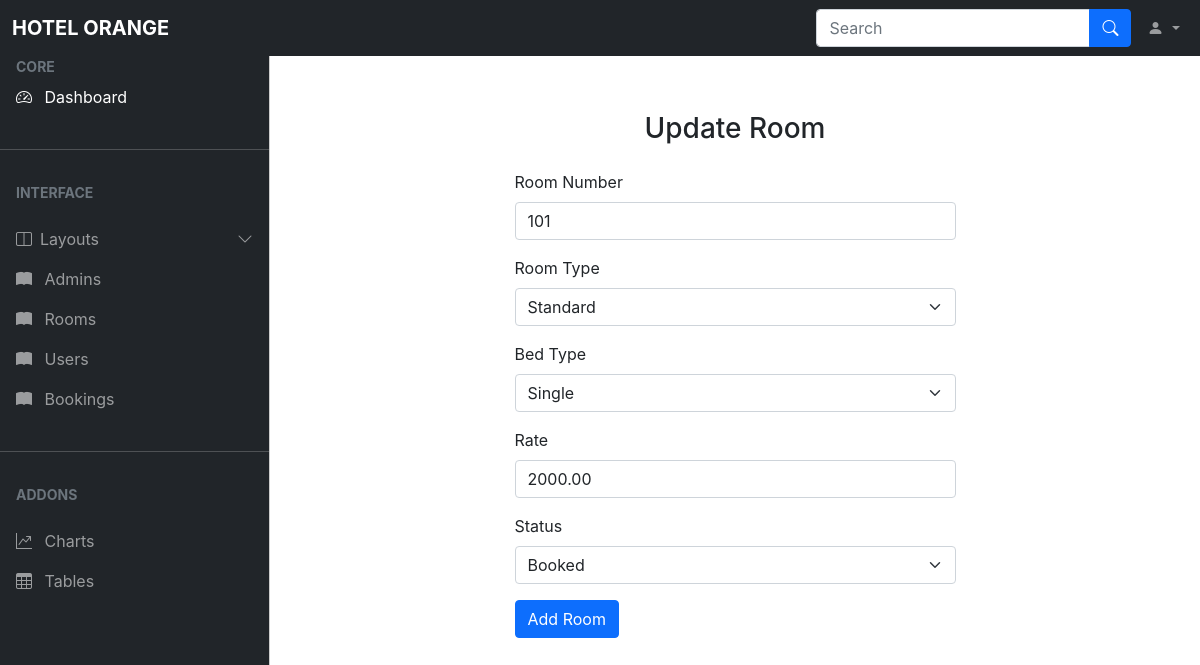
The app's page /admin/update_room.php?id=1 with its own data.
### tables this page shows
CREATE TABLE `room` (
  `id` int(11) NOT NULL,
  `room_no` int(11) DEFAULT NULL,
  `room_type` varchar(50) NOT NULL,
  `bed_type` varchar(50) NOT NULL,
  `rate` decimal(10,2) NOT NULL,
  `status` enum('Available','Booked','Unavailable') DEFAULT 'Available'
);

### admin/update_room.php (the view, shortened to what this page needs)
<?php
    include('./ad_nav.php');
?>
</head>
<body>
<main class="mt-5 pt-3">
<div class="container">
<?php
    if(isset($_GET['id'])){
     $id = $_GET['id'];
     $sql = "SELECT * FROM room WHERE id=$id";
     $res = mysqli_query($conn, $sql);
     $count = mysqli_num_rows($res);
     if($count==1){
         $rows = mysqli_fetch_assoc($res);
         $room_no = $rows['room_no'];
         $room_type= $rows['room_type'];
         $bed_type = $rows['bed_type'];
         $rate = $rows['rate'];
         $status = $rows['status'];
     }
     else{
         $_SESSION['no-room-found']="Room not found.";
         header('locaiton:'.siteurl.'admin/rooms.php');
     }
    }
    else{
     header('location:'.siteurl.'admin/rooms.php');
    }
 ?>
    <div class="row justify-content-center mt-5">
        <div class="col-lg-6">
            <form method="post">
                <h3 class="text-center mb-4">Update Room</h3>
                <div class="mb-3">
                    <label for="room_no" class="form-label">Room Number</label>
                    <input type="text" class="form-control" id="room_no" name="room_no" placeholder="Enter room Number" value="<?php echo $room_no?>">
                </div>
                <div class="mb-3">
    <label for="room_type" class="form-label">Room Type</label>
    <select class="form-select" id="room_type" name="room_type">
        <option value="standard" <?php echo ($room_type == 'standard') ? 'selected' : ''; ?>>Standard</option>
    </select>
</div>
<div class="mb-3">
    <label for="bed_type" class="form-label">Bed Type</label>
    <select class="form-select" id="bed_type" name="bed_type">
        <option value="single" <?php echo ($bed_type == 'single') ? 'selected' : ''; ?>>Single</option>
    </select>
</div>
                <div class="mb-3">
                    <label for="rate" class="form-label">Rate</label>
                    <input type="text" class="form-control" id="rate" name="rate" placeholder="Enter room rate" value="<?php echo $rate?>">
                </div>
                <div class="mb-3">
    <label for="status" class="form-label">Status</label>
    <select class="form-select" id="status" name="status">
        <option value="Booked" <?php echo ($status == 'Booked') ? 'selected' : ''; ?>>Booked</option>
    </select>
</div>
                <input type="submit" class="btn btn-primary" name="submit" value="Add Room">
            </form>
        </div>
    </div>
</div>
</main>
</body>

### css/admin.css (style rules this page uses)
* { box-sizing: border-box; margin: 0px; padding: 0px; }
body, button { font-family: "Inter", sans-serif; }
:root { --offcanvas-width: 270px; --topNavbarHeight: 56px; }
@media (min-width: 992px) { body { overflow: auto !important; } }
@media (min-width: 992px) { main { margin-left: var(--offcanvas-width); } }

### records on screen
room: room_no "101", room_type "Standard", bed_type "Single", rate "2000.00", status "Booked"
